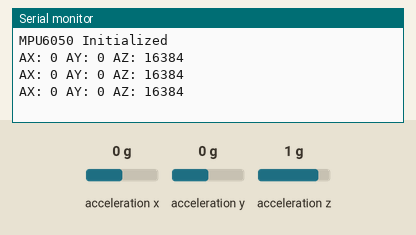
The sketch below on a simulated ESP32. On the bench: the last lines printed to the serial monitor. Wiring (inferred from the names in the program): MPU-6050 motion sensor at I2C address 0x68. Inputs (shaded band) come from the test bench; at power-on: acceleration x 0 g, acceleration y 0 g, acceleration z 1 g.

Above: at 1.3 s.
1.4 s: acceleration x set to -1.4 g
At 1.9 s:
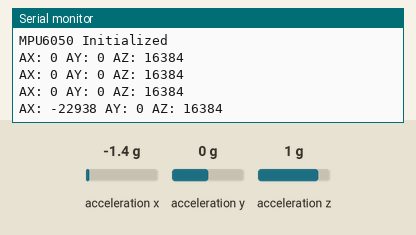
2.9 s: acceleration y set to -1.4 g
At 3.4 s:
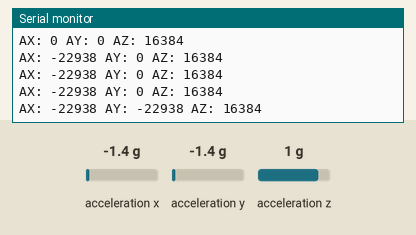
4.4 s: acceleration z set to -1.4 g
At 4.9 s:
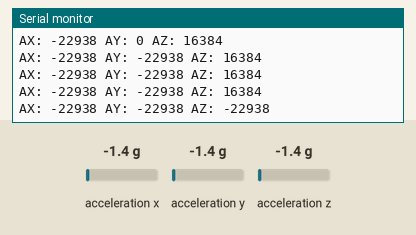

Measured:
- after the input at 1.4 s, the serial monitor: prints a new line after 0.10 s (image 1)
- after the input at 2.9 s, the serial monitor: prints a new line after 0.11 s (image 2)
- after the input at 4.4 s, the serial monitor: prints a new line after 0.11 s (image 3)

The sketch:

mpu6050.ino
```cpp
#include <Wire.h>

#define MPU_ADDR 0x68

void setup() {
  Serial.begin(115200);
  Wire.begin(21, 22);

  // Wake up MPU6050 (VERY IMPORTANT)
  Wire.beginTransmission(MPU_ADDR);
  Wire.write(0x6B);  // Power management register
  Wire.write(0);     // Wake up
  Wire.endTransmission(true);

  Serial.println("MPU6050 Initialized");
}

void loop() {
  Wire.beginTransmission(MPU_ADDR);
  Wire.write(0x3B); // Starting register for Accel
  Wire.endTransmission(false);
  Wire.requestFrom(MPU_ADDR, 6, true);

  int16_t ax = Wire.read() << 8 | Wire.read();
  int16_t ay = Wire.read() << 8 | Wire.read();
  int16_t az = Wire.read() << 8 | Wire.read();

  Serial.print("AX: "); Serial.print(ax);
  Serial.print(" AY: "); Serial.print(ay);
  Serial.print(" AZ: "); Serial.println(az);

  delay(500);
}
```
